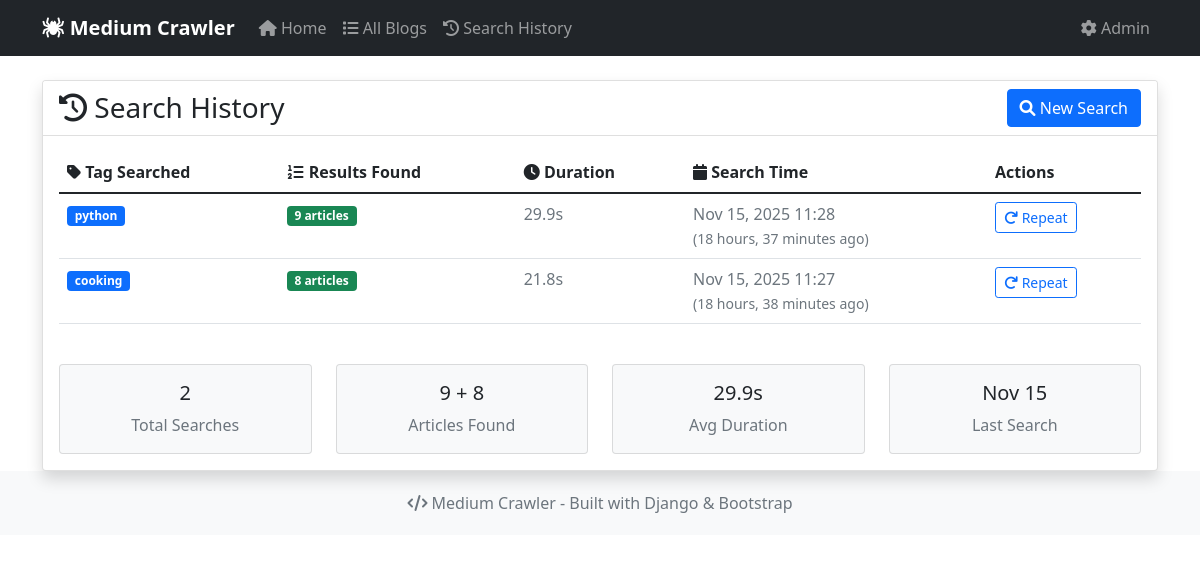
The page /history/ on the database its author committed.
### crawler/models.py (models this page shows, shortened)
class SearchHistory(models.Model):
    tag_searched = models.CharField(max_length=100)
    search_time = models.DateTimeField(auto_now_add=True)
    results_count = models.IntegerField(default=0)
    crawl_duration = models.FloatField(help_text="Duration in seconds")
    class Meta:
        ordering = ['-search_time']
        verbose_name_plural = "Search Histories"

### crawler/views.py (the view)
# urls.py: path('history/', views.search_history_view, name='search_history'),
def search_history_view(request):
    history = SearchHistory.objects.all()
    paginator = Paginator(history, 20)
    page_number = request.GET.get('page')
    page_obj = paginator.get_page(page_number)
    context = {
        'page_obj': page_obj,
    }
    return render(request, 'crawler/search_history.html', context)

### templates/crawler/search_history.html (shortened to what this page needs)
{% extends 'base.html' %}
{% block content %}
<div class="row">
    <div class="col-12">
        <div class="card shadow">
            <div class="card-header bg-white d-flex justify-content-between align-items-center">
                <h3 class="card-title mb-0">
                    <i class="fas fa-history"></i> Search History
                </h3>
                <a href="{% url 'crawler:home' %}" class="btn btn-primary">
                    <i class="fas fa-search"></i> New Search
                </a>
            </div>
            <div class="card-body">
                {% if page_obj.object_list %}
                    <div class="table-responsive">
                        <table class="table table-hover">
                            <thead>
                                <tr>
                                    <th><i class="fas fa-tag"></i> Tag Searched</th>
                                    <th><i class="fas fa-list-ol"></i> Results Found</th>
                                    <th><i class="fas fa-clock"></i> Duration</th>
                                    <th><i class="fas fa-calendar"></i> Search Time</th>
                                    <th>Actions</th>
                                </tr>
                            </thead>
                            <tbody>
                                {% for search in page_obj.object_list %}
                                <tr>
                                    <td>
                                        <span class="badge bg-primary">{{ search.tag_searched }}</span>
                                    </td>
                                    <td>
                                        <span class="badge bg-success">{{ search.results_count }} articles</span>
                                    </td>
                                    <td>
                                        <span class="text-muted">{{ search.crawl_duration|floatformat:1 }}s</span>
                                    </td>
                                    <td>
                                        <span class="text-muted">
                                            {{ search.search_time|date:"M d, Y H:i" }}
                                            <br>
                                            <small>({{ search.search_time|timesince }} ago)</small>
                                        </span>
                                    </td>
                                    <td>
                                        <form method="post" action="{% url 'crawler:search_tag' %}" style="display: inline;">
                                            <button type="submit" class="btn btn-sm btn-outline-primary" title="Search again">
                                                <i class="fas fa-redo"></i> Repeat
                                            </button>
                                        </form>
                                    </td>
                                </tr>
                                {% endfor %}
                            </tbody>
                        </table>
                    </div>
                    <div class="row mt-4">
                        <div class="col-md-3">
                            <div class="card bg-light">
                                <div class="card-body text-center">
                                    <h5 class="card-title">{{ page_obj.paginator.count }}</h5>
                                    <p class="card-text text-muted">Total Searches</p>
                                </div>
                            </div>
                        </div>
                        <div class="col-md-3">
                            <div class="card bg-light">
                                <div class="card-body text-center">
                                    {% with total_results=page_obj.object_list|length %}
                                        <h5 class="card-title">
                                            {% for search in page_obj.object_list %}{{ search.results_count }}{% if not forloop.last %} + {% endif %}{% endfor %}
                                        </h5>
                                    {% endwith %}
                                    <p class="card-text text-muted">Articles Found</p>
                                </div>
                            </div>
                        </div>
                        <div class="col-md-3">
                            <div class="card bg-light">
                                <div class="card-body text-center">
                                    {% with avg_duration=page_obj.object_list.0.crawl_duration %}
                                        <h5 class="card-title">{{ avg_duration|floatformat:1 }}s</h5>
                                    {% endwith %}
                                    <p class="card-text text-muted">Avg Duration</p>
                                </div>
                            </div>
                        </div>
                        <div class="col-md-3">
                            <div class="card bg-light">
                                <div class="card-body text-center">
                                    <h5 class="card-title">
                                        {% if page_obj.object_list %}
                                            {{ page_obj.object_list.0.search_time|date:"M d" }}
                                        {% else %}
                                            --
                                        {% endif %}
                                    </h5>
                                    <p class="card-text text-muted">Last Search</p>
                                </div>
                            </div>
                        </div>
                    </div>
                {% endif %}
            </div>
        </div>
    </div>
</div>
{% endblock %}

### rows shown on the page
SearchHistory: tag_searched "python", results_count "9", crawl_duration "29.9", search_time "Nov 15, 2025 11:28", search_time "18 hours, 37 minutes", object_list.0.search_time "Nov 15"
SearchHistory: tag_searched "cooking", results_count "8", crawl_duration "21.8", search_time "Nov 15, 2025 11:27", search_time "18 hours, 38 minutes"

### other values the page prints
{{ page_obj.paginator.count }} "2"
